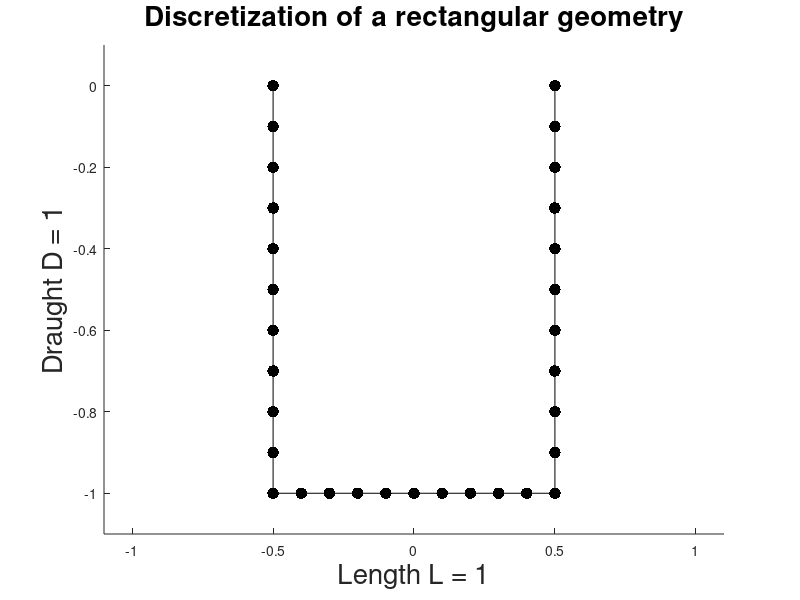

Recreate this plot in MATLAB.
clear;
clc;

% box of draught D and length (width) L, with D as unit length
% left vertical side
D=1;
L=1;
Nside=10;
Nbott=10;
N=Nside+Nbott+Nside;
dy=D/Nside;
dx=L/Nbott;
xp(1)=-L/2;
xm(1)=-L/2;
yp(1)=-dy;
ym(1)=-dy*(1-1);

coord=[xm(1),ym(1),xp(1),yp(1)];

for i=2:Nside;
    xp(i)=-L/2;
    xm(i)=-L/2;
    yp(i)=-dy*i;
    ym(i)=-dy*(i-1);
    coord2=[xm(i),ym(i),xp(i),yp(i)];
    coord=[coord;coord2];
end
for i=1+Nside:Nside+Nbott;
    i1=i-Nside;
    xp(i)=-L/2+dx*i1;
    xm(i)=-L/2+dx*(i1-1);
    yp(i)=-D;
    ym(i)=-D;
    coord2=[xm(i),ym(i),xp(i),yp(i)];
    coord=[coord;coord2];
end
for i=1+Nside+Nbott:Nside+Nbott+Nside;
    i1=i-Nside-Nbott;
    xp(i)=L/2;
    xm(i)=L/2;
    yp(i)=-D+dy*i1;
    ym(i)=-D+dy*(i1-1);
    coord2=[xm(i),ym(i),xp(i),yp(i)];
    coord=[coord;coord2];
end
save -ascii box2.dat coord;
% plot geometry
xa=xm;
xa=[xm,xp(N)];
ya=ym;
ya=[ym,yp(N)];
hold on
axis ([-1.1 1.1 -1.1 0.1])
h1=plot(xa,ya,'k .','MarkerSize',[25])
plot(xa,ya,'k -')
title('Discretization of a rectangular geometry', 'FontSize',20)
xlabel(['Length L = ' num2str(L)],'FontSize',20) % x-axis label
ylabel(['Draught D = ' num2str(D)], 'FontSize',20) % y-axis label
% axis off
% get(h1);
% set(h1,'MarkerSize',[25])
% set(gca,'FontSize',20)